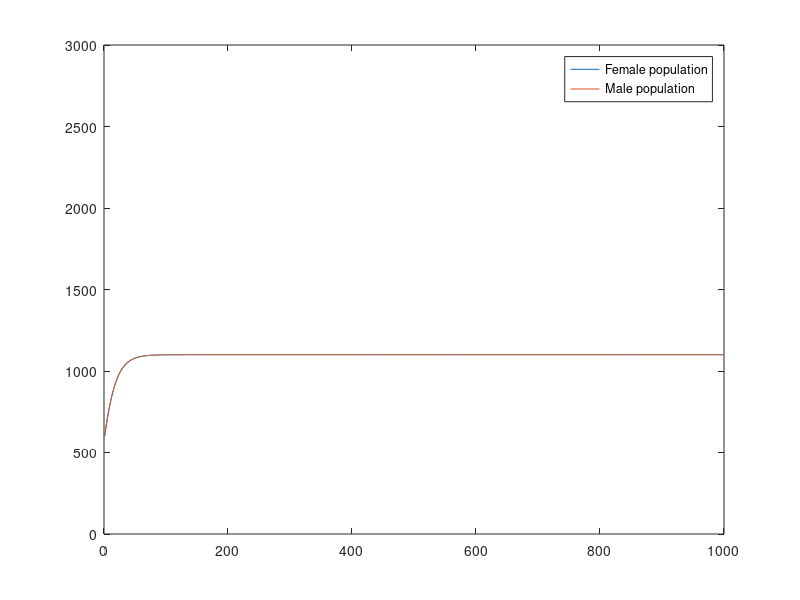

MATLAB code for this plot:
f(1)=600;
m(1)=600;
birth=0.6;
death=0.1;
k1=300;
k2=250;
k=k1+k2;
for n = 2:1000
    f(n) = f(n-1) + (birth/2)*(k/(k+f(n-1)))*f(n-1)-death*f(n-1);
    m(n) = m(n-1) + (birth/2)*(k/(k+f(n-1)))*f(n-1)-death*m(n-1);
end
plot(f)
ylim([0 3000])
hold on
plot(m)
xlim([0 1000])
legend('Female population','Male population')